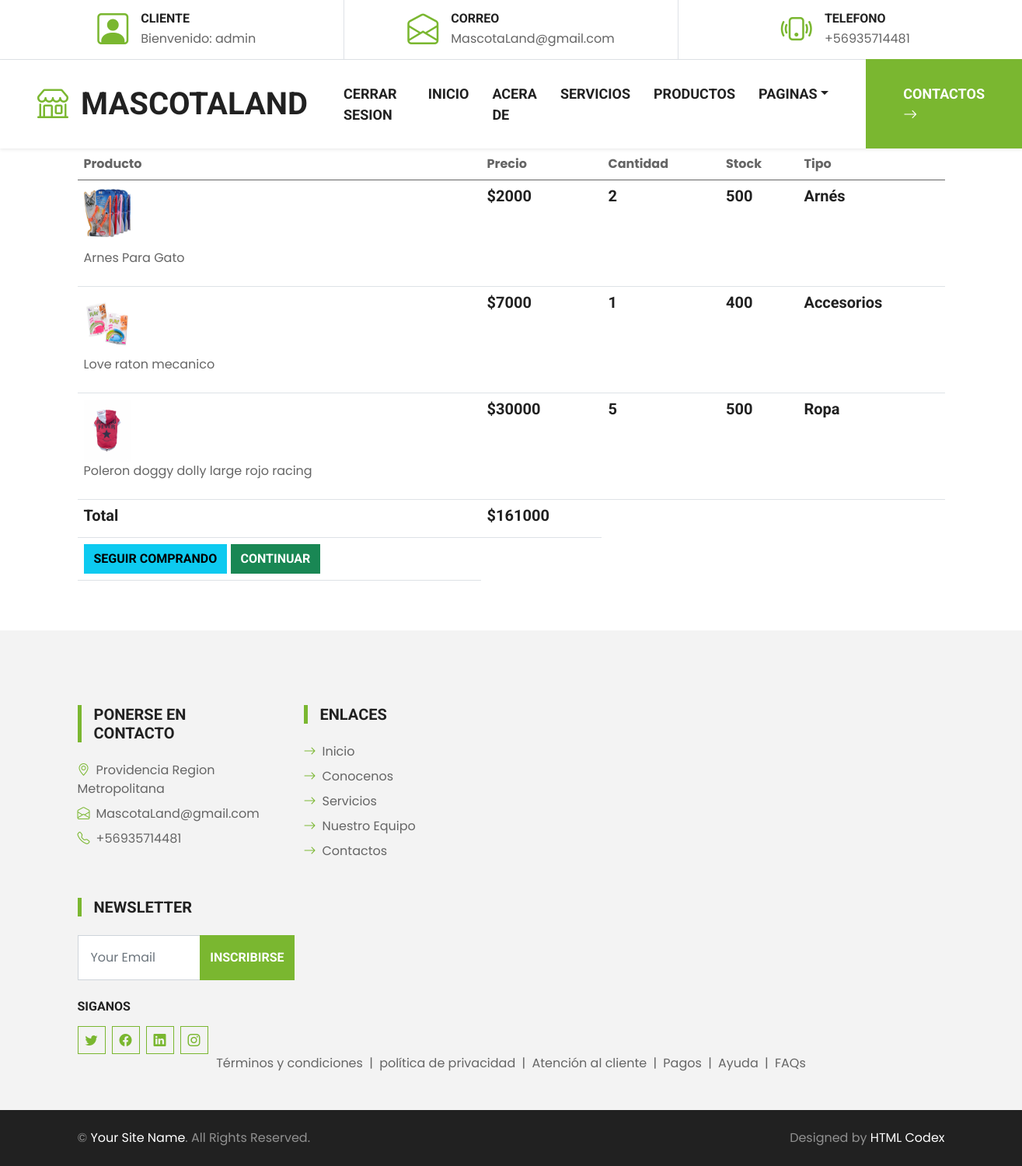
Screenshot of /carrito/ (signed in) with the database file from the repository.
### core/models.py (models this page shows, shortened)
class ItemCarrito(models.Model):
    carrito = models.ForeignKey(Carrito, on_delete=models.CASCADE)
    producto = models.ForeignKey(Producto, on_delete=models.CASCADE)
    cantidad = models.PositiveIntegerField(default=1)
    def subtotal(self):
        return self.producto.precio * self.cantidad

class Producto(models.Model):
    nombre = models.CharField(max_length=50)
    precio = models.IntegerField()
    stock = models.IntegerField()
    descripcion = models.CharField(max_length=250)
    tipo = models.ForeignKey(TipoProducto, on_delete=models.CASCADE)
    imagen = models.ImageField(null=True,blank=True)
    vigente = models.BooleanField()

class TipoProducto(models.Model):
    descripcion = models.CharField(max_length=50)
    def __str__(self):
        return self.descripcion

### core/views.py (the view)
# urls.py: path('carrito/', carrito, name='carrito'),
def carrito(request):
    carrito = Carrito.objects.get(usuario=request.user)
    items = ItemCarrito.objects.filter(carrito=carrito)
    total = sum(item.subtotal() for item in items)
    return render(request, 'core/carrito.html', {'carrito': carrito, 'items': items, 'total': total})

### core/templates/core/carrito.html (shortened to what this page needs)
{% extends 'core/base.html' %}
{% load static %}
{% load crispy_forms_tags %}
{% block css %}
<link href="{% static 'core/css/style2.css' %}" rel="stylesheet">
{% endblock %}
{% block contenido %}
<section class="cart_area">
    <div class="container">
        <div class="cart_inner">
            <div class="table-responsive">
                <table class="table">
                    <thead>
                        <tr>
                            <th scope="col">Producto</th>
                            <th scope="col">Precio</th>
                            <th scope="col">Cantidad</th>
                            <th scope="col">Stock</th>
                            <th scope="col">Tipo</th>
                        </tr>
                    </thead>
                    <tbody>
                        {% for x in items %}
                        <tr>
                            <td>
                                <div class="media">
                                    <div class="d-flex">
                                        <img src="{{ x.producto.imagen.url }}" alt="" height="80px" width="60px">
                                    </div>
                                    <div class="media-body">
                                        <p>{{ x.producto.nombre }}</p>
                                    </div>
                                </div>
                            </td>
                            <td>
                                <h5>${{ x.producto.precio }}</h5>
                            </td>
                            <td>
                                <h5><a href="" style="text-decoration: none;"></a>
                                    {{ x.cantidad }}
                                </h5>
                            </td>
                            <td>
                                <h5>{{ x.producto.stock }}</h5>
                            </td>
                            <td>
                                <h5>{{ x.producto.tipo }}</h5>
                            </tr>
                        {% endfor %}
                        <tr>
                            <td>
                                <h5>Total</h5>
                            </td>
                            <td>
                                <h5>${{total }}</h5>
                            </td>
                        </tr>
                        <tr class="btn-pago">
                            <td>
                                <a class="btn btn-info" href="{% url 'product'%}">Seguir Comprando</a>
                                <a class="btn btn-success" href="{% url 'pagocarro'%}">Continuar</a>
                            </td>
                        </tr>
                    </tbody>
                </table>
            </div>
        </div>
    </div>
</section>
{% endblock %}

### core/templates/core/base.html (shortened to what this page needs)
{% load static %}
<!DOCTYPE html>
<html lang="en">
<head>
    <link href="https://cdn.jsdelivr.net/npm/bootstrap-icons@1.4.1/font/bootstrap-icons.css" rel="stylesheet">
    <link href="{% static 'core/lib/flaticon/font/flaticon.css' %}" rel="stylesheet">
    <link href="{% static 'core/lib/owlcarousel/assets/owl.carousel.min.css' %}" rel="stylesheet">
    <link href="{% static 'core/css/bootstrap.min.css' %}" rel="stylesheet">
    <link href="{% static 'core/css/style.css' %}" rel="stylesheet">
    {% block css %}
    {% endblock %}
</head>
<body>
    <div class="container-fluid border-bottom d-none d-lg-block">
        <div class="row gx-0">
            <div class="col-lg-4 text-center py-2">
                <div class="d-inline-flex align-items-center">
                    <i class="bi bi-person-square fs-1 text-primary me-3"></i>
                    <div class="text-start">
                        <h6 class="text-uppercase mb-1">Cliente</h6>
                        {% if user.is_authenticated %}
                        <span>Bienvenido: {{user.username}}</span>
                        {% else %}
                        <span>Bienvenido querido cliente </span>
                        {% endif %}
                    </div>
                </div>
            </div>
            <div class="col-lg-4 text-center border-start border-end py-2">
                <div class="d-inline-flex align-items-center">
                    <i class="bi bi-envelope-open fs-1 text-primary me-3"></i>
                    <div class="text-start">
                        <h6 class="text-uppercase mb-1">Correo</h6>
                        <span>MascotaLand@gmail.com</span>
                    </div>
                </div>
            </div>
            <div class="col-lg-4 text-center py-2">
                <div class="d-inline-flex align-items-center">
                    <i class="bi bi-phone-vibrate fs-1 text-primary me-3"></i>
                    <div class="text-start">
                        <h6 class="text-uppercase mb-1">Telefono</h6>
                        <span>+56935714481</span>
                    </div>
                </div>
            </div>
        </div>
    </div>
    <nav class="navbar navbar-expand-lg bg-white navbar-light shadow-sm py-3 py-lg-0 px-3 px-lg-0">
        <a href="{% url 'index'%}" class="navbar-brand ms-lg-5">
            <h1 class="m-0 text-uppercase text-dark"><i class="bi bi-shop fs-1 text-primary me-3"></i>MascotaLand</h1>
        </a>
        <div class="collapse navbar-collapse" id="navbarCollapse">
            <div class="navbar-nav ms-auto py-0">
                {% if user.is_authenticated %}
                <a href="{% url 'logout' %}" class="nav-item nav-link ">Cerrar sesion</a>
                {% else %}
                <a href="{% url 'login' %}" class="nav-item nav-link ">Iniciar sesion</a>
                {% endif %}
                <a href="{% url 'index'%}" class="nav-item nav-link ">Inicio</a>
                <a href="{% url 'about'%}" class="nav-item nav-link">Acera De</a>
                <a href="{% url 'service'%}" class="nav-item nav-link">Servicios</a>
                <a href="{% url 'product'%}" class="nav-item nav-link">Productos</a>
                <div class="nav-item dropdown">
                    <a href="#" class="nav-link dropdown-toggle" data-bs-toggle="dropdown">Paginas</a>
                </div>
                <a href="{% url 'contact' %}" class="nav-item nav-link nav-contact bg-primary text-white px-5 ms-lg-5">Contactos
                    <i class="bi bi-arrow-right"></i></a>
            </div>
        </div>
    </nav>
    {% block contenido %}
    {% endblock %}
    <div class="container-fluid bg-light mt-5 py-5">
        <div class="container pt-5">
            <div class="row g-5">
                <div class="col-lg-3 col-md-6">
                    <h5 class="text-uppercase border-start border-5 border-primary ps-3 mb-4">Ponerse en contacto</h5>
                    <p class="mb-2"><i class="bi bi-geo-alt text-primary me-2"></i>Providencia Region Metropolitana</p>
                    <p class="mb-2"><i class="bi bi-envelope-open text-primary me-2"></i>MascotaLand@gmail.com</p>
                    <p class="mb-0"><i class="bi bi-telephone text-primary me-2"></i>+56935714481</p>
                </div>
                <div class="col-lg-3 col-md-6">
                    <h5 class="text-uppercase border-start border-5 border-primary ps-3 mb-4">Enlaces</h5>
                    <div class="d-flex flex-column justify-content-start">
                        <a class="text-body mb-2" href="{% url 'index'%}"><i class="bi bi-arrow-right text-primary me-2"></i>Inicio</a>
                        <a class="text-body mb-2" href="{% url 'about'%}"><i class="bi bi-arrow-right text-primary me-2"></i>Conocenos</a>
                        <a class="text-body mb-2" href="{% url 'service'%}"><i class="bi bi-arrow-right text-primary me-2"></i>Servicios</a>
                        <a class="text-body mb-2" href="{% url 'team'%}"><i class="bi bi-arrow-right text-primary me-2"></i>Nuestro Equipo</a>
                        <a class="text-body" href="{% url 'contact' %}"><i class="bi bi-arrow-right text-primary me-2"></i>Contactos</a>
                    </div>
                </div>
                </div>
                <div class="col-lg-3 col-md-6">
                    <h5 class="text-uppercase border-start border-5 border-primary ps-3 mb-4">Newsletter</h5>
                    <form action="">
                        <div class="input-group">
                            <input type="text" class="form-control p-3" placeholder="Your Email">
                            <button class="btn btn-primary">Inscribirse</button>
                        </div>
                    </form>
                    <h6 class="text-uppercase mt-4 mb-3">Siganos</h6>
                    <div class="d-flex">
                        <a class="btn btn-outline-primary btn-square me-2" href="#"><i class="bi bi-twitter"></i></a>
                        <a class="btn btn-outline-primary btn-square me-2" href="#"><i class="bi bi-facebook"></i></a>
                        <a class="btn btn-outline-primary btn-square me-2" href="#"><i class="bi bi-linkedin"></i></a>
                        <a class="btn btn-outline-primary btn-square" href="#"><i class="bi bi-instagram"></i></a>
                    </div>
                </div>
                <div class="col-12 text-center text-body">
                    <a class="text-body" href="">Términos y condiciones</a>
                    <span class="mx-1">|</span>
                    <a class="text-body" href="">política de privacidad</a>
                    <span class="mx-1">|</span>
                    <a class="text-body" href="">Atención al cliente</a>
                    <span class="mx-1">|</span>
                    <a class="text-body" href="">Pagos</a>
                    <span class="mx-1">|</span>
                    <a class="text-body" href="">Ayuda</a>
                    <span class="mx-1">|</span>
                    <a class="text-body" href="">FAQs</a>
                </div>
            </div>
        </div>
    <div class="container-fluid bg-dark text-white-50 py-4">
        <div class="container">
            <div class="row g-5">
                <div class="col-md-6 text-center text-md-start">
                    <p class="mb-md-0">&copy; <a class="text-white" href="#">Your Site Name</a>. All Rights Reserved.
                    </p>
                </div>
                <div class="col-md-6 text-center text-md-end">
                    <p class="mb-0">Designed by <a class="text-white" href="https://htmlcodex.com">HTML Codex</a></p>
                </div>
            </div>
        </div>
    </div>
</body>
</html>

### core/static/core/css/style.css (style rules this page uses)
:root { --primary: #7AB730; --secondary: #FFD33C; --light: #F3F3F3; --dark: #212121; }
.btn { font-family: 'Roboto', sans-serif; text-transform: uppercase; font-weight: 700; transition: .5s; }
.btn-primary { color: #FFFFFF; }
.btn-square { width: 36px; height: 36px; }
.btn-square, .btn-sm-square, .btn-lg-square { padding-left: 0; padding-right: 0; text-align: center; }
.navbar-light .navbar-nav .nav-link { font-family: 'Roboto', sans-serif; position: relative; margin-left: 30px; padding: 30px 0; font-size: 18px; font-weight: 700; text-transform: uppercase; color: var(--dark); outline: none; transition: .5s; }
@media (min-width: 992px) { .navbar-light .navbar-nav .nav-link::before { position: absolute; content: ""; width: 0; height: 7px; top: -4px; left: 50%; background: var(--primary); transition: .5s; } }
@media (min-width: 992px) { .navbar-light .navbar-nav .nav-link.nav-contact::before { width: 100%; height: 1px; top: -1px; left: 0; } }

### core/static/core/css/style2.css (style rules this page uses)
p { margin-top: 0; margin-bottom: 1rem }

### rows the page displays
ItemCarrito: producto.imagen (picture), producto.nombre "Arnes Para Gato", producto.precio "2000", cantidad "2", producto.stock "500", producto.tipo "Arnés"
ItemCarrito: producto.imagen (picture), producto.nombre "Love raton mecanico", producto.precio "7000", cantidad "1", producto.stock "400", producto.tipo "Accesorios"
ItemCarrito: producto.imagen (picture), producto.nombre "Poleron doggy dolly large rojo racing", producto.precio "30000", cantidad "5", producto.stock "500", producto.tipo "Ropa"

### other values shown
{{ user.username }} "admin"
{{ total }} "161000"
